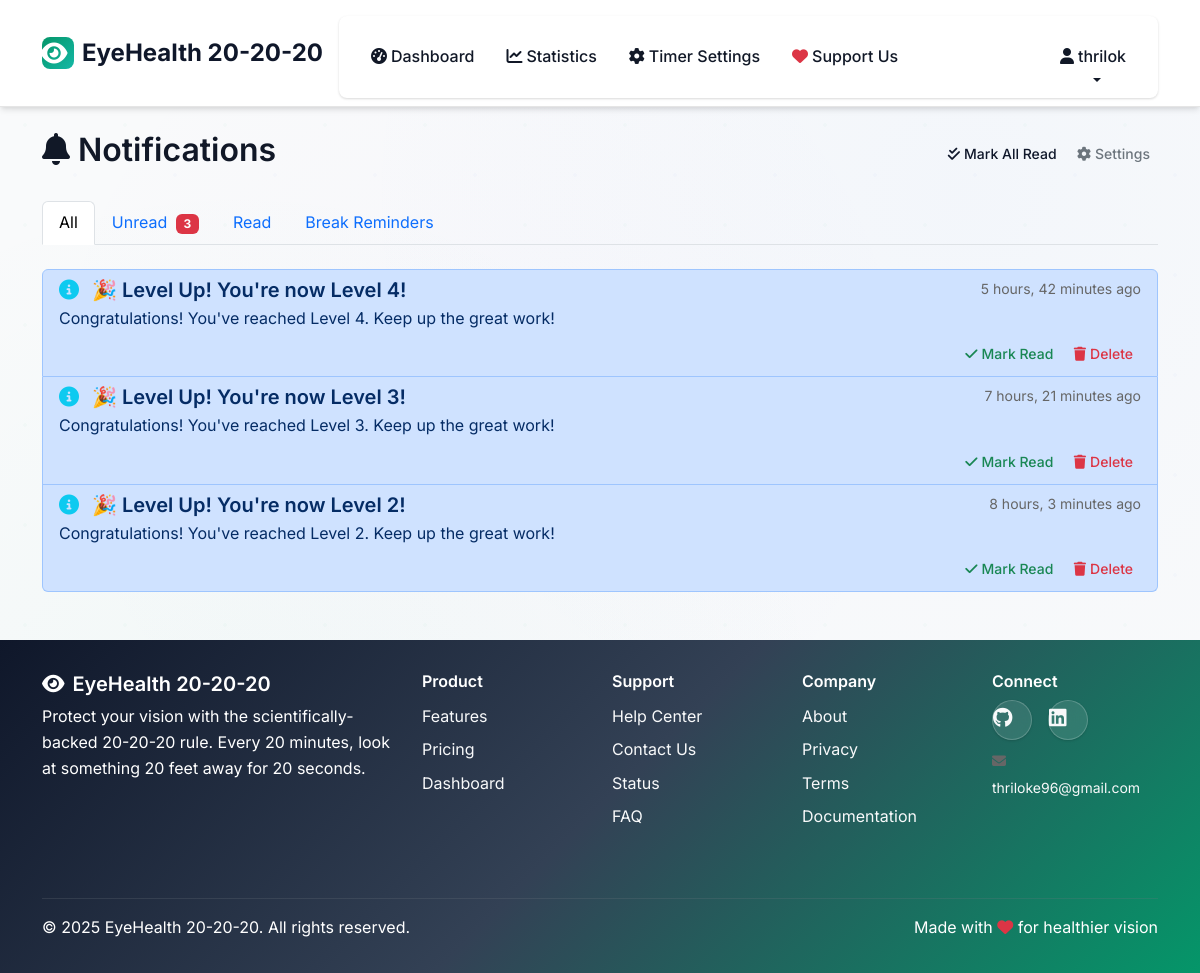
/notifications/ (signed in), run on the app's committed database.
### accounts/models.py (models this page shows, shortened)
class User(AbstractUser):
    email = models.EmailField(unique=True)
    class Meta:
        db_table = 'accounts_user'
        indexes = [
            models.Index(fields=['email']),
            models.Index(fields=['stripe_customer_id']),
            models.Index(fields=['subscription_type', 'subscription_end_date']),
        ]
    first_name = models.CharField(max_length=150, blank=True)
    last_name = models.CharField(max_length=150, blank=True)
    date_joined = models.DateTimeField(default=timezone.now)
    is_verified = models.BooleanField(default=False)
    email_notifications = models.BooleanField(default=True)
    break_reminders = models.BooleanField(default=True)
    daily_summary = models.BooleanField(default=True)
    weekly_report = models.BooleanField(default=True)
    work_start_time = models.TimeField(null=True, blank=True)
    work_end_time = models.TimeField(null=True, blank=True)
    break_duration = models.IntegerField(default=20)  # seconds
    reminder_sound = models.BooleanField(default=True)
    subscription_type = models.CharField(
        max_length=20,
        choices=[
            ('free', 'Free'),
            ('premium', 'Premium')
        ],
        default='free'
    )
    subscription_start_date = models.DateTimeField(null=True, blank=True)
    subscription_end_date = models.DateTimeField(null=True, blank=True)
    stripe_customer_id = models.CharField(max_length=255, null=True, blank=True)
    test_premium_metadata = models.JSONField(default=dict, blank=True)
    USERNAME_FIELD = 'email'
    REQUIRED_FIELDS = ['username']

### notifications/models.py (models this page shows, shortened)
class Notification(models.Model):
    user = models.ForeignKey(settings.AUTH_USER_MODEL, on_delete=models.CASCADE, related_name='notifications')
    template = models.ForeignKey(NotificationTemplate, on_delete=models.CASCADE, null=True, blank=True)
    title = models.CharField(max_length=200)
    message = models.TextField()
    NOTIFICATION_TYPES = NotificationTemplate.NOTIFICATION_TYPES
    notification_type = models.CharField(max_length=30, choices=NOTIFICATION_TYPES)
    CHANNELS = [
        ('in_app', 'In-App Notification'),
        ('email', 'Email'),
        ('browser_push', 'Browser Push'),
        ('desktop', 'Desktop Notification'),
    ]
    channel = models.CharField(max_length=20, choices=CHANNELS)
    STATUS_CHOICES = [
        ('pending', 'Pending'),
        ('sent', 'Sent'),
        ('delivered', 'Delivered'),
        ('read', 'Read'),
        ('clicked', 'Clicked'),
        ('failed', 'Failed'),
    ]
    status = models.CharField(max_length=20, choices=STATUS_CHOICES, default='pending')
    created_at = models.DateTimeField(auto_now_add=True)
    sent_at = models.DateTimeField(null=True, blank=True)
    delivered_at = models.DateTimeField(null=True, blank=True)
    read_at = models.DateTimeField(null=True, blank=True)
    clicked_at = models.DateTimeField(null=True, blank=True)
    action_url = models.URLField(blank=True)  # URL to redirect when clicked
    metadata = models.JSONField(default=dict, blank=True)  # Additional context data
    delivery_attempts = models.PositiveIntegerField(default=0)
    last_attempt_at = models.DateTimeField(null=True, blank=True)
    error_message = models.TextField(blank=True)
    class Meta:
        db_table = 'notifications_notification'
        verbose_name = 'Notification'
        verbose_name_plural = 'Notifications'
        ordering = ['-created_at']
        indexes = [
            models.Index(fields=['user', 'status']),
            models.Index(fields=['notification_type', 'created_at']),
        ]

### notifications/views.py (the view)
# urls.py: path('', views.notification_list_view, name='list'),
@login_required
def notification_list_view(request):
    filter_type = request.GET.get('type', 'all')
    notifications = Notification.objects.filter(user=request.user)
    if filter_type == 'unread':
        notifications = notifications.exclude(status='read')
    elif filter_type == 'read':
        notifications = notifications.filter(status='read')
    elif filter_type != 'all':
        notifications = notifications.filter(notification_type=filter_type)
    paginator = Paginator(notifications, 20)
    page_number = request.GET.get('page')
    page_obj = paginator.get_page(page_number)
    unread_count = Notification.objects.filter(
        user=request.user
    ).exclude(status='read').count()
    context = {
        'notifications': page_obj,
        'unread_count': unread_count,
        'filter_type': filter_type,
    }
    return render(request, 'notifications/notification_list.html', context)

### templates/notifications/notification_list.html (shortened to what this page needs)
{% extends 'base.html' %}
{% block content %}
<div class="container mt-4">
    <div class="row">
        <div class="col-12">
            <div class="d-flex justify-content-between align-items-center mb-4">
                <h2><i class="fas fa-bell me-2"></i>Notifications</h2>
                <div>
                    {% if unread_count > 0 %}
                    <form method="post" action="{% url 'notifications:mark_all_read' %}" style="display: inline;">
                        <button type="submit" class="btn btn-sm btn-outline-primary">
                            <i class="fas fa-check-double me-1"></i>Mark All Read
                        </button>
                    </form>
                    {% endif %}
                    <a href="{% url 'notifications:preferences' %}" class="btn btn-sm btn-outline-secondary">
                        <i class="fas fa-cog me-1"></i>Settings
                    </a>
                </div>
            </div>
            <ul class="nav nav-tabs mb-4">
                <li class="nav-item">
                    <a class="nav-link {% if filter_type == 'all' %}active{% endif %}"
                       href="?type=all">
                        All
                    </a>
                </li>
                <li class="nav-item">
                    <a class="nav-link {% if filter_type == 'unread' %}active{% endif %}"
                       href="?type=unread">
                        Unread
                        {% if unread_count > 0 %}
                        <span class="badge bg-danger ms-1">{{ unread_count }}</span>
                        {% endif %}
                    </a>
                </li>
                <li class="nav-item">
                    <a class="nav-link {% if filter_type == 'read' %}active{% endif %}"
                       href="?type=read">
                        Read
                    </a>
                </li>
                <li class="nav-item">
                    <a class="nav-link {% if filter_type == 'break_reminder' %}active{% endif %}"
                       href="?type=break_reminder">
                        Break Reminders
                    </a>
                </li>
            </ul>
            {% if notifications %}
                <div class="list-group">
                    {% for notification in notifications %}
                    <div class="list-group-item {% if notification.status != 'read' %}list-group-item-primary{% endif %}">
                        <div class="d-flex w-100 justify-content-between">
                            <h5 class="mb-1">
                                {% if notification.notification_type == 'break_reminder' %}
                                    <i class="fas fa-clock text-primary me-2"></i>
                                {% elif notification.notification_type == 'daily_summary' %}
                                    <i class="fas fa-chart-bar text-success me-2"></i>
                                {% elif notification.notification_type == 'streak_milestone' %}
                                    <i class="fas fa-trophy text-warning me-2"></i>
                                {% else %}
                                    <i class="fas fa-info-circle text-info me-2"></i>
                                {% endif %}
                                {{ notification.title }}
                            </h5>
                            <small class="text-muted">{{ notification.created_at|timesince }} ago</small>
                        </div>
                        <p class="mb-2">{{ notification.message }}</p>
                        <div class="d-flex justify-content-between align-items-center">
                            <div>
                                {% if notification.status != 'read' %}
                                <form method="post" action="{% url 'notifications:mark_read' notification.id %}" style="display: inline;">
                                    <button type="submit" class="btn btn-sm btn-outline-success">
                                        <i class="fas fa-check me-1"></i>Mark Read
                                    </button>
                                </form>
                                {% endif %}
                                <form method="post" action="{% url 'notifications:delete' notification.id %}" style="display: inline;">
                                    <button type="submit" class="btn btn-sm btn-outline-danger"
                                            onclick="return confirm('Delete this notification?')">
                                        <i class="fas fa-trash me-1"></i>Delete
                                    </button>
                                </form>
                            </div>
                        </div>
                    </div>
                    {% endfor %}
                </div>
            {% else %}
                <div class="alert alert-info text-center">
                    <i class="fas fa-inbox fa-3x mb-3"></i>
                    <p class="mb-0">No notifications yet!</p>
                </div>
            {% endif %}
        </div>
    </div>
</div>
{% endblock %}

### templates/base.html (shortened to what this page needs)
{% load static %}
<!DOCTYPE html>
<html lang="en">
<head>
    <link href="https://cdn.jsdelivr.net/npm/bootstrap@5.3.2/dist/css/bootstrap.min.css"
          rel="stylesheet"
>
    <link rel="stylesheet"
          href="https://cdnjs.cloudflare.com/ajax/libs/font-awesome/6.4.0/css/all.min.css"
>
    <link rel="stylesheet" type="text/css" href="{% static 'css/custom.css' %}?v=1.2">
</head>
<body>
    <nav class="navbar navbar-expand-lg navbar-light" id="main-navbar">
        <div class="container">
            <a class="navbar-brand d-flex align-items-center" href="{% url 'accounts:home' %}">
                <div class="me-2" style="width: 32px; height: 32px; background: var(--gradient-secondary); border-radius: 8px; display: flex; align-items: center; justify-content: center;">
                    <i class="fas fa-eye text-white"></i>
                </div>
                <span class="navbar-brand-text">EyeHealth 20-20-20</span>
            </a>
            <div class="collapse navbar-collapse" id="navbarNav">
                <ul class="navbar-nav me-auto">
                    {% if user.is_authenticated %}
                        <li class="nav-item">
                            <a class="nav-link" href="{% url 'timer:dashboard' %}">
                                <i class="fas fa-tachometer-alt me-1"></i>Dashboard
                            </a>
                        </li>
                        <li class="nav-item">
                            <a class="nav-link" href="{% url 'timer:statistics' %}">
                                <i class="fas fa-chart-line me-1"></i>Statistics
                            </a>
                        </li>
                        <li class="nav-item">
                            <a class="nav-link" href="{% url 'timer:settings' %}">
                                <i class="fas fa-cog me-1"></i>Timer Settings
                            </a>
                        </li>
                        <li class="nav-item">
                            <a class="nav-link" href="#" data-bs-toggle="modal" data-bs-target="#supportModal">
                                <i class="fas fa-heart me-1 text-danger"></i>Support Us
                            </a>
                        </li>
                    {% endif %}
                </ul>
                <ul class="navbar-nav">
                    {% if user.is_authenticated %}
                        <li class="nav-item dropdown">
                            <a class="nav-link dropdown-toggle" href="#" id="navbarDropdown" role="button" data-bs-toggle="dropdown">
                                <i class="fas fa-user me-1"></i>{{ user.first_name|default:user.username }}
                            </a>
                        </li>
                    {% endif %}
                </ul>
            </div>
        </div>
    </nav>
    <main class="container-fluid">
        {% block content %}
        {% endblock %}
    </main>
    <footer class="footer mt-5">
        <div class="container">
            <div class="row">
                <div class="col-lg-4 col-md-6 mb-4">
                    <h5><i class="fas fa-eye me-2"></i>EyeHealth 20-20-20</h5>
                    <p>Protect your vision with the scientifically-backed 20-20-20 rule. Every 20 minutes, look at something 20 feet away for 20 seconds.</p>
                </div>
                <div class="col-lg-2 col-md-6 col-sm-6 mb-4">
                    <h6>Product</h6>
                    <ul class="list-unstyled">
                        <li><a href="{% url 'accounts:home' %}" class="text-light">Features</a></li>
                        <li><a href="{% url 'accounts:pricing' %}" class="text-light">Pricing</a></li>
                        {% if user.is_authenticated %}
                            <li><a href="{% url 'timer:dashboard' %}" class="text-light">Dashboard</a></li>
                        {% endif %}
                    </ul>
                </div>
                <div class="col-lg-2 col-md-6 col-sm-6 mb-4">
                    <h6>Support</h6>
                    <ul class="list-unstyled">
                        <li><a href="{% url 'accounts:help_center' %}" class="text-light">Help Center</a></li>
                        <li><a href="{% url 'accounts:contact' %}" class="text-light">Contact Us</a></li>
                        <li><a href="{% url 'accounts:status' %}" class="text-light">Status</a></li>
                        <li><a href="{% url 'accounts:faq' %}" class="text-light">FAQ</a></li>
                    </ul>
                </div>
                <div class="col-lg-2 col-md-6 col-sm-6 mb-4">
                    <h6>Company</h6>
                    <ul class="list-unstyled">
                        <li><a href="{% url 'accounts:about' %}" class="text-light">About</a></li>
                        <li><a href="{% url 'accounts:privacy' %}" class="text-light">Privacy</a></li>
                        <li><a href="{% url 'accounts:terms' %}" class="text-light">Terms</a></li>
                        <li><a href="{% url 'accounts:documentation' %}" class="text-light">Documentation</a></li>
                    </ul>
                </div>
                <div class="col-lg-2 col-md-6 col-sm-6 mb-4">
                    <h6>Connect</h6>
                    <div class="d-flex flex-wrap gap-3">
                        <a href="https://github.com/Thrilok28021996" target="_blank" class="text-light footer-social-link"><i class="fab fa-github fa-lg"></i></a>
                        <a href="https://www.linkedin.com/in/thrilokemmadisetty/" target="_blank" class="text-light footer-social-link"><i class="fab fa-linkedin fa-lg"></i></a>
                    </div>
                    <div class="mt-2">
                        <small class="text-muted">
                            <i class="fas fa-envelope me-1"></i>
                            <a href="mailto:thriloke96@gmail.com" class="text-light">thriloke96@gmail.com</a>
                        </small>
                    </div>
                </div>
            </div>
            <hr class="mt-4 mb-3" style="border-color: #6c757d;">
            <div class="row align-items-center">
                <div class="col-md-6 text-center text-md-start mb-2 mb-md-0">
                    <p class="mb-0">&copy; 2025 EyeHealth 20-20-20. All rights reserved.</p>
                </div>
                <div class="col-md-6 text-center text-md-end">
                    <p class="mb-0">Made with <i class="fas fa-heart text-danger"></i> for healthier vision</p>
                </div>
            </div>
        </div>
    </footer>
</body>
</html>

### data on the page
User: first_name "thrilok"
Notification: title "🎉 Level Up! You're now Level 4!", created_at "5 hours, 42 minutes", message "Congratulations! You've reached Level 4. Keep up the great work!", status "Mark Read"
Notification: title "🎉 Level Up! You're now Level 3!", created_at "7 hours, 21 minutes", message "Congratulations! You've reached Level 3. Keep up the great work!", status "Mark Read"
Notification: title "🎉 Level Up! You're now Level 2!", created_at "8 hours, 3 minutes", message "Congratulations! You've reached Level 2. Keep up the great work!", status "Mark Read"

### other printed values
{{ unread_count }} "3"
